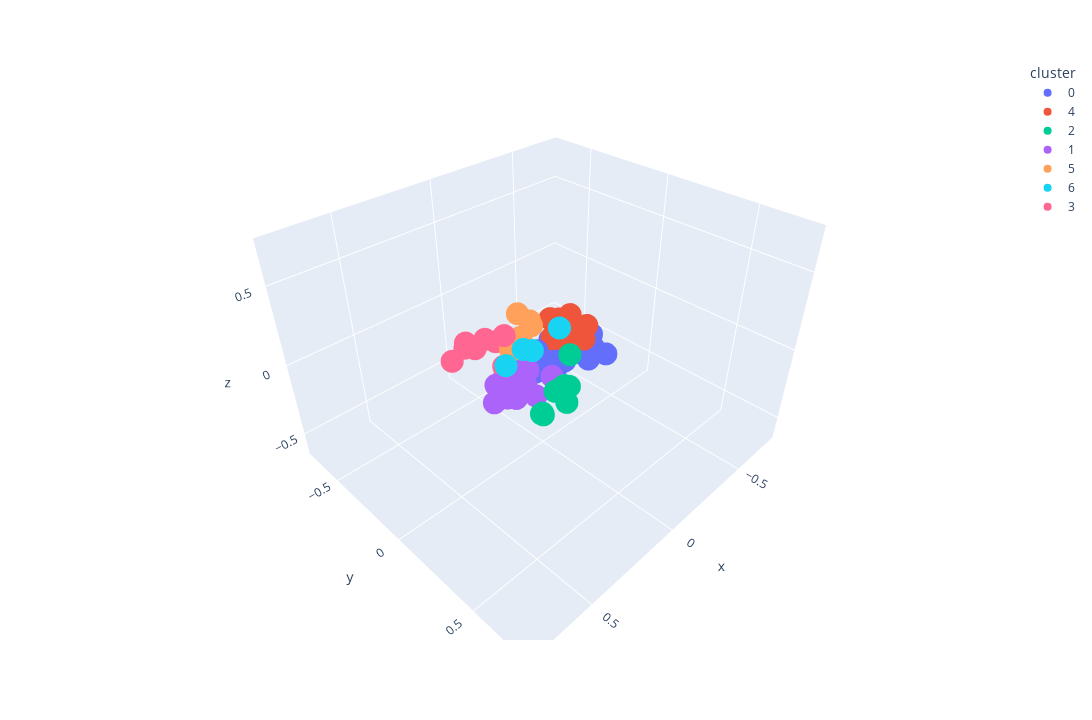

The notebook cell saved with this chart:
### Markdown cell above
### Visualizing Tags

### Code cell
visualize(model, sample_descriptions, "tokenize_tag", 7)

### Figure 1 — Plotly figure (JSON) as saved in the notebook; plotly's stock layout.template omitted (floating-point values rounded to 4 significant figures)
{"data": [{"hovertemplate": "<b>%{hovertext}</b>", "hovertext": ["Baldur's Gate 3", "Remnant II", "Cyberpunk 2077", "Dead by Daylight", "Street Fighter™ 6", "Phasmophobia", "DAVE THE DIVER", "ELDEN RING", "Sons Of The Forest", "The Texas Chain Saw Massacre", "Red Dead Redemption 2", "Hogwarts Legacy", "Starfield", "Sea of Thieves 2023 Edition", "Fallout 76", "Path of Exile", "Dead Cells", "Ratchet & Clank: Rift Apart", "The Outlast Trials", "theHunter: Call of the Wild™", "The Elder Scrolls V: Skyrim Special Edition", "Escape the Backrooms", "It Takes Two", "The Binding of Isaac: Rebirth", "Brawlhalla", "DRAGON BALL Z: KAKAROT", "Garry's Mod", "Dying Light", "BlazBlue Entropy Effect", "Marvel’s Spider-Man Remastered"], "legendgroup": "0", "marker": {"color": "#636efa", "symbol": "circle"}, "mode": "markers", "name": "0", "scene": "scene", "showlegend": true, "type": "scatter3d", "x": [0.02374, -0.2744, -0.09758, -0.2012, -0.1392, -0.3011, 0.01632, -0.2481, -0.09645, -0.195, -0.01512, 0.02335, -0.03004, 0.00622, -0.02255, -0.07997, -0.2334, -0.1757, -0.2853, -0.02804, 0.0408, -0.2439, -0.03551, -0.1529, -0.1187, -0.08989, -0.04691, -0.1882, -0.09656, -0.1344], "y": [-0.08394, 0.03838, 0.04026, 0.03119, -0.01821, 0.1122, -0.03598, 0.02478, -0.002473, 0.03198, 0.00969, -0.08159, -0.03175, -0.03537, -0.032, -0.06079, -0.003192, 0.01164, 0.04287, 0.01623, -0.08738, 0.05385, -0.04793, -0.04457, -0.00737, -0.04996, 0.03226, 0.05007, -0.05976, -0.00933], "z": [-0.1143, -0.01045, -0.08639, -0.05205, 0.01417, -0.1257, -0.1386, -0.071, -0.1456, -0.08527, -0.1166, -0.1203, -0.106, 0.006808, -0.112, -0.03899, -0.0915, -0.05495, -0.1071, -0.0701, -0.107, -0.1619, -0.06446, -0.07105, 0.08097, 0.01414, -0.05663, -0.08112, -0.09582, -0.003478]}, {"hovertemplate": "<b>%{hovertext}</b>", "hovertext": ["Counter-Strike: Global Offensive", "Apex Legends™", "Call of Duty®", "PUBG: BATTLEGROUNDS", "NARAKA: BLADEPOINT", "Tom Clancy's Rainbow Six® Siege", "Team Fortress 2", "Warframe", "BattleBit Remastered", "Destiny 2", "PAYDAY 2", "Hunt: Showdown", "Ready or Not", "ARMORED CORE™ VI FIRES OF RUBICON™", "Metro Exodus", "Call of Duty®: Black Ops III", "Deep Rock Galactic", "World of Tanks Blitz", "Vampire Survivors", "SCP: 5K", "DayZ", "Six Days in Fallujah", "Resident Evil 4"], "legendgroup": "4", "marker": {"color": "#EF553B", "symbol": "circle"}, "mode": "markers", "name": "4", "scene": "scene", "showlegend": true, "type": "scatter3d", "x": [-0.08063, -0.1376, -0.1506, -0.1223, -0.137, -0.1082, -0.07641, -0.1484, -0.155, -0.1232, -0.2366, -0.1404, -0.1213, -0.09259, -0.1444, -0.1784, -0.1763, -0.08343, -0.1867, -0.1959, -0.08525, -0.1525, -0.2198], "y": [0.009232, -0.01854, 0.04807, 0.004119, -0.02507, 0.01847, -0.02222, -0.02318, 0.01688, -0.02862, 0.04102, 0.0498, 0.02333, -0.01654, 0.01998, 0.04104, 0.004163, -0.04404, -0.009026, 0.01488, -0.01126, 0.01369, 0.04158], "z": [0.08877, 0.1334, 0.04093, 0.08227, 0.04109, 0.1273, 0.05419, 0.0392, 0.1469, 0.1468, 0.07408, 0.05792, 0.0729, 0.02784, -0.005296, 0.04957, 0.06761, 0.1636, 0.02881, 0.06455, 0.04708, 0.182, -0.01035]}, {"hovertemplate": "<b>%{hovertext}</b>", "hovertext": ["Forza Horizon 5", "Grand Theft Auto V", "War Thunder", "Forza Horizon 4", "Euro Truck Simulator 2", "American Truck Simulator", "F1® 23", "BeamNG.drive", "Contraband Police"], "legendgroup": "2", "marker": {"color": "#00cc96", "symbol": "circle"}, "mode": "markers", "name": "2", "scene": "scene", "showlegend": true, "type": "scatter3d", "x": [0.1475, 0.04684, 0.1345, 0.1559, 0.2652, 0.2837, 0.1742, 0.2722, 0.104], "y": [0.2315, 0.2155, 0.3, 0.2838, 0.285, 0.2941, 0.3114, 0.2876, 0.2587], "z": [-0.001222, -0.05147, 0.2675, 0.06594, -0.03112, -0.003975, 0.1099, -0.01222, -0.08958]}, {"hovertemplate": "<b>%{hovertext}</b>", "hovertext": ["Rust", "The Sims™ 4", "Project Zomboid", "Raft", "Farming Simulator 22", "Stardew Valley", "Sengoku Dynasty", "Cities: Skylines", "Microsoft Flight Simulator 40th Anniversary Edition", "RimWorld", "Terraria", "ARK: Survival Evolved", "Graveyard Keeper", "Don't Starve Together", "Planet Zoo", "BOOK OF HOURS", "Valheim"], "legendgroup": "1", "marker": {"color": "#ab63fa", "symbol": "circle"}, "mode": "markers", "name": "1", "scene": "scene", "showlegend": true, "type": "scatter3d", "x": [0.04955, 0.1352, 0.0604, 0.1456, 0.2705, 0.1894, 0.1103, 0.2342, 0.07, 0.2696, 0.09748, 0.1678, 0.07048, 0.1239, 0.3155, 0.1448, 0.1313], "y": [-0.04927, 0.09814, -0.03706, -0.06658, 0.06709, 0.02944, 0.004064, 0.04809, 0.1313, -0.008088, -0.05898, -0.06246, -0.03458, -0.06464, 0.03387, -0.1001, -0.05231], "z": [-0.007517, -0.1327, -0.09559, -0.1142, -0.06898, -0.1586, -0.1384, -0.04741, -0.02236, -0.03329, -0.1193, -0.1213, -0.07915, -0.1103, -0.09174, -0.1194, -0.1432]}, {"hovertemplate": "<b>%{hovertext}</b>", "hovertext": ["Dota 2", "FINAL FANTASY XIV Online", "The Elder Scrolls® Online", "Wayfinder", "Eternal Return", "New World", "Guild Wars 2"], "legendgroup": "5", "marker": {"color": "#FFA15A", "symbol": "circle"}, "mode": "markers", "name": "5", "scene": "scene", "showlegend": true, "type": "scatter3d", "x": [0.04816, 0.09594, 0.08951, 0.02118, -0.004953, -0.0001308, 0.03928], "y": [-0.1136, -0.1118, -0.09931, -0.1259, -0.09429, -0.07638, -0.07817], "z": [0.2343, 0.02575, 0.02881, 0.05613, 0.1673, 0.1487, 0.02752]}, {"hovertemplate": "<b>%{hovertext}</b>", "hovertext": ["EA SPORTS™ FIFA 23", "Football Manager 2023", "Madden NFL 24", "EA SPORTS FC™ 24"], "legendgroup": "6", "marker": {"color": "#19d3f3", "symbol": "circle"}, "mode": "markers", "name": "6", "scene": "scene", "showlegend": true, "type": "scatter3d", "x": [0.1348, 0.2725, 0.1444, -0.04056], "y": [0.07771, 0.06833, 0.03032, 0.06057], "z": [0.1585, 0.1471, 0.1435, 0.1856]}, {"hovertemplate": "<b>%{hovertext}</b>", "hovertext": ["Hearts of Iron IV", "Yu-Gi-Oh! Master Duel", "Total War: WARHAMMER III", "World of Warships", "Mount & Blade II: Bannerlord", "Stellaris", "Crusader Kings III", "Shadow Gambit: The Cursed Crew", "Darkest Dungeon® II", "Sid Meier’s Civilization® VI"], "legendgroup": "3", "marker": {"color": "#FF6692", "symbol": "circle"}, "mode": "markers", "name": "3", "scene": "scene", "showlegend": true, "type": "scatter3d", "x": [0.2699, 0.09848, 0.2135, 0.1315, 0.2377, 0.1656, 0.3306, 0.1555, -0.02387, 0.1234], "y": [-0.2051, -0.1633, -0.2155, -0.1094, -0.2576, -0.07857, -0.2291, -0.2168, -0.1784, -0.1808], "z": [0.1247, 0.05901, 0.04501, 0.1438, 0.03907, -0.02281, 0.02772, 0.07108, -0.06619, 0.05643]}], "layout": {"height": 720, "legend": {"title": {"text": "cluster"}, "tracegroupgap": 0}, "margin": {"t": 60}, "scene": {"domain": {"x": [0, 1], "y": [0, 1]}, "xaxis": {"range": [-0.8011, 0.8306], "title": {"text": "x"}}, "yaxis": {"range": [-0.7576, 0.8114], "title": {"text": "y"}}, "zaxis": {"range": [-0.6619, 0.7675], "title": {"text": "z"}}}, "width": 1280}}
